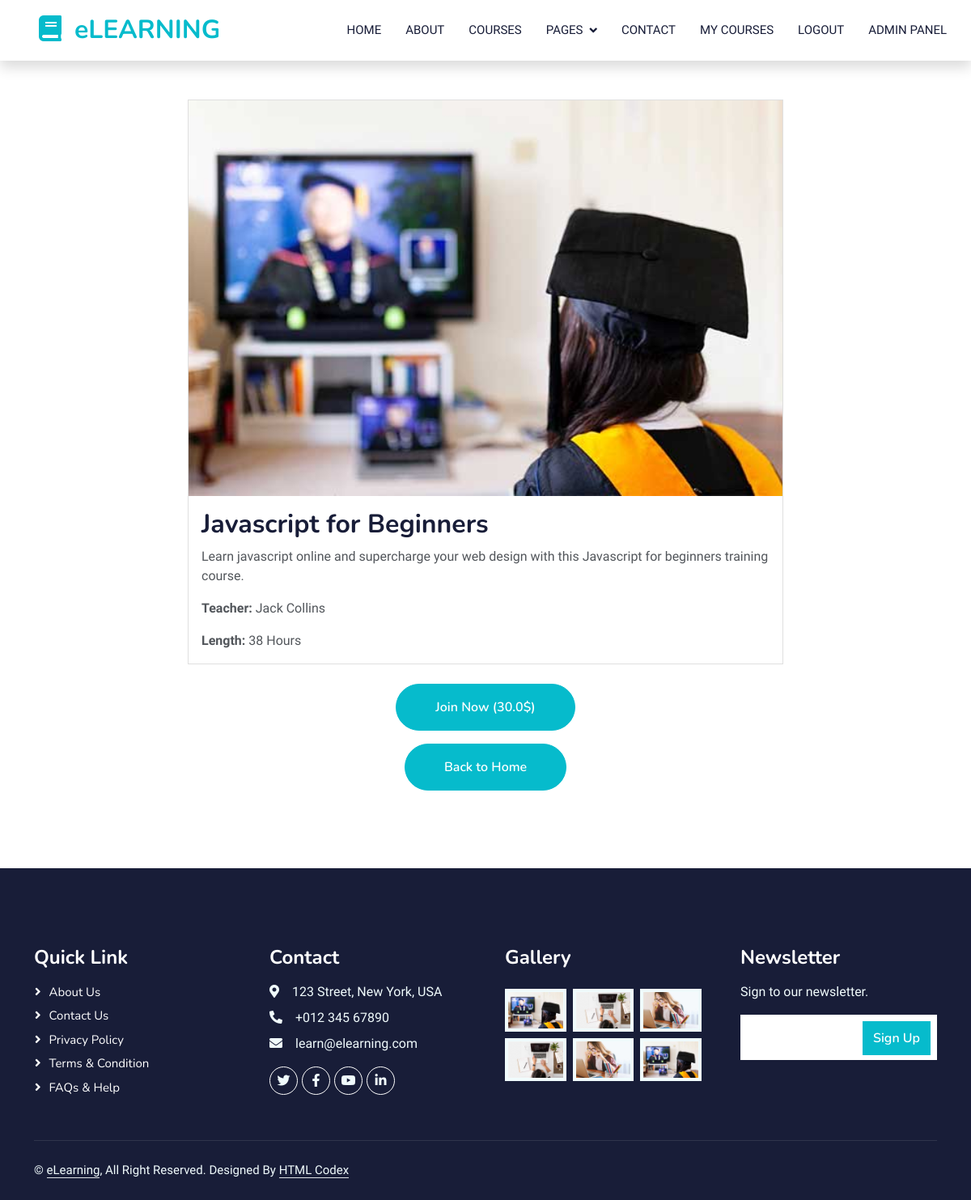
Page /course_detail/1 (signed in) on the committed database.
### app/models.py (models this page shows, shortened)
    class Course(db.Model):
        id = db.Column(db.Integer, primary_key=True)
        name = db.Column(db.String(100), nullable=False)
        category = db.Column(db.String(100), nullable=False)
        description = db.Column(db.Text, nullable=False)
        teacher = db.Column(db.String(100), nullable=False)
        cover_url = db.Column(db.String(250))
        students = db.Column(db.Integer, nullable=False)
        length = db.Column(db.Integer, nullable=False)
        price = db.Column(db.Float, nullable=False)
        comments = db.Column(db.Integer, nullable=False)
        points = db.Column(db.Integer, nullable=False)
        users = db.relationship('User', secondary='user_courses', back_populates='courses')

### app/views.py (the view)
@app.route('/course_detail/<int:course_id>')
def course_detail(course_id):
    course = Course.query.get(course_id)
    if course:
        return render_template('course_detail.html', course=course)
    else:
        flash('Course not found!', 'danger')
        return redirect(url_for('my_courses'))

### app/__init__.py (called while the page is built)
@login_manager.user_loader
def load_user(user_id):
    return User.query.get(int(user_id))

@app.before_request
def before_request():
    if "/admin" in request.url:
        if current_user.is_authenticated and current_user.is_admin:
            return None
        else:
            return redirect(url_for("auth.login"))

### app/templates/course_detail.html (shortened to what this page needs)
{% extends "base.html" %}
{% block content %}
<div class="container-xxl py-5 wow fadeInUp" data-wow-delay="0.1s">
    <div class="container">
        <div class="row justify-content-center">
            <div class="col-lg-8">
                <div class="card mb-4">
                    <img src="{{ url_for('static', filename=course.cover_url) }}" class="card-img-top" alt="Course Image">
                    <div class="card-body">
                        <h2 class="card-title">{{ course.name }}</h2>
                        <p class="card-text">{{ course.description }}</p>
                        <p class="card-text"><strong>Teacher:</strong> {{ course.teacher }}</p>
                        <p class="card-text"><strong>Length:</strong> {{ course.length }} Hours</p>
                    </div>
                </div>
                {% if course not in current_user.courses %}
                    <div class="text-center mb-3">
                        <a class="btn btn-primary rounded-pill py-3 px-5" href="{{ url_for('join_course', course_id=course.id) }}">Join Now ({{ course.price }}$)</a>
                    </div>
                {% else %}
                    <div class="text-center mb-3">
                        <a class="btn btn-primary rounded-pill py-3 px-5" href="{{ url_for('leave_course', course_id=course.id) }}">Leave Course</a>
                    </div>
                {% endif %}
                <div class="text-center">
                    <a class="btn btn-primary rounded-pill py-3 px-5" href="{{ url_for('index') }}">Back to Home</a>
                </div>
            </div>
        </div>
    </div>
</div>
{% endblock %}

### app/static/css/style.css (style rules this page uses)
:root { --primary: #06BBCC; --light: #F0FBFC; --dark: #181d38; }
.btn { font-family: 'Nunito', sans-serif; font-weight: 600; transition: .5s; }
.btn.btn-primary, .btn.btn-secondary { color: #FFFFFF; }

### rows in the picture
Course: cover_url (picture), name "Javascript for Beginners", description "Learn javascript online and supercharge your web design with this Javascript for beginners training course.", teacher "Jack Collins", length "38", price "30.0"
